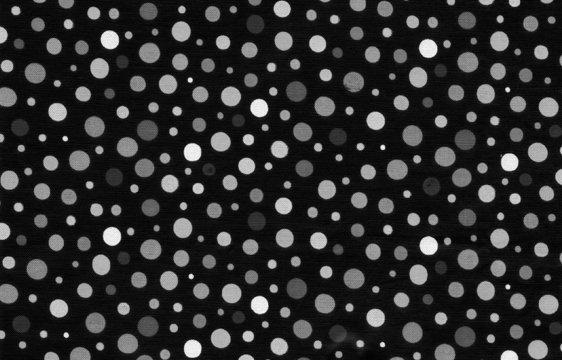
%> input picture assignment3/circles.jpg, 562 x 360 px
$ octave circles3.m   (GNU Octave 9; MATLAB toolbox functions it lacks are replaced by stand-ins)
%> lines starting %> are read from the running program, lines starting %| are printed output that depends on the picture; in (x1, y1, x2, y2) boxes, pixels count from 0 and x2, y2 are one past the last pixel; in counts of white or black regions, pixels touching at a corner belong together; the program's own positions count from 1
clear;
close all;
im = imread('circles.jpg');
%> im is the input picture: size 360x562x3 uint8; min 0, max 255, mean 45.3
im = rgb2gray(im);
%> im: size 360x562 uint8
se = strel('disk',3);
afterOpening = imopen(im,se);
figure;
imshow(im);
im = afterOpening;


figure;
imshow(afterOpening);

imBW = im2bw(im, 0.15);
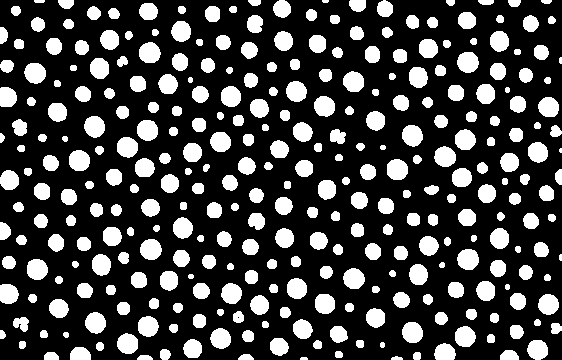
%> imBW: size 360x562 logical; 25.5% white; 318 white regions (4 under 20 px), largest, box (x1, y1, x2, y2) and area: (457, 249, 479, 270) 367, (387, 159, 408, 180) 365, (139, 42, 161, 63) 364

L = bwlabel(imBW);
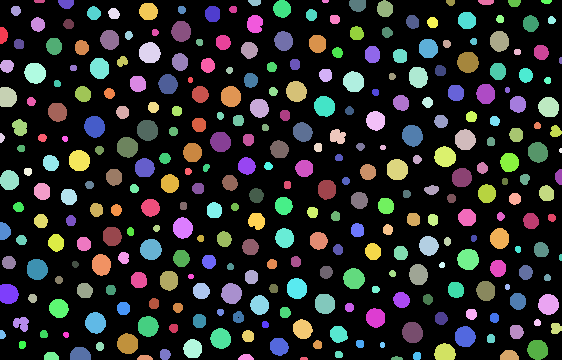
%> L: size 360x562 double; 319 distinct labels, from 0 to 318; one colour per label, 0 black
s = regionprops(L, 'Area');
%> s = 318 regions; largest, Area: 367, 365, 364, 364, 363
s = [s.Area];
%> s = 318 values, max 367 at index 259, min 13 at index 317, mean 161.9
s = sort(s);
%> s = 318 values from 13 to 367
sz = unique(s);
%> sz = 180 values from 13 to 367
size(sz)
%> ans = [1 180]
%idx = find((100 <= area_values) & (area_values <= 1000))
